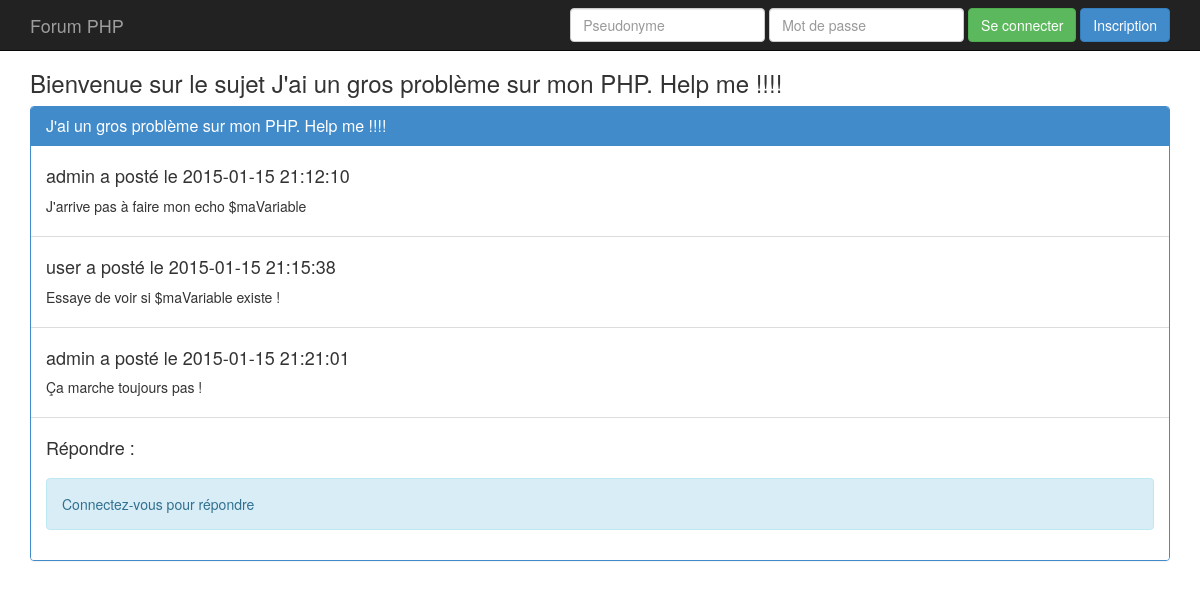
Page /sujet.php?sid=4 on the committed database.
### tables this page shows
CREATE TABLE IF NOT EXISTS `sujet` (
  `sujet_id` int(11) NOT NULL AUTO_INCREMENT,
  `categorie_id` int(11) NOT NULL,
  `utilisateur_id` int(11) NOT NULL,
  `titre` varchar(50) NOT NULL,
  `ouvert` tinyint(1) NOT NULL,
  `date_creation` datetime NOT NULL DEFAULT CURRENT_TIMESTAMP,
  `date_fermeture` datetime DEFAULT NULL,
  `premier_post` int(11) DEFAULT NULL,
  `dernier_post` int(11) DEFAULT NULL,
  PRIMARY KEY (`sujet_id`)
);

CREATE TABLE IF NOT EXISTS `post` (
  `post_id` int(11) NOT NULL AUTO_INCREMENT,
  `sujet_id` int(11) NOT NULL,
  `utilisateur_id` int(11) NOT NULL,
  `texte` text NOT NULL,
  `date_creation` datetime NOT NULL DEFAULT CURRENT_TIMESTAMP,
  PRIMARY KEY (`post_id`)
);

CREATE TABLE IF NOT EXISTS `utilisateur` (
  `utilisateur_id` int(11) NOT NULL AUTO_INCREMENT,
  `pseudo` varchar(40) NOT NULL,
  `mdp` varchar(255) NOT NULL,
  `mail` varchar(255) NOT NULL,
  `admin` tinyint(1) NOT NULL,
  `date_inscription` datetime NOT NULL DEFAULT CURRENT_TIMESTAMP,
  `nom` varchar(30) DEFAULT NULL,
  `prenom` varchar(30) DEFAULT NULL,
  `nb_posts` int(11) NOT NULL DEFAULT '0',
  PRIMARY KEY (`utilisateur_id`)
);

### connexion.php (called while the page is built, shortened)
<?php
function connect_bd()
{
	$dsn="mysql:dbname=".BASE.";host=".SERVER;
    try{
      $connexion = new PDO($dsn,USER,PASSWD);
      $connexion->exec("SET CHARACTER SET utf8");
    }
    catch(PDOException $e){
      printf("Échec de la connexion : %s\n", $e->getMessage());
      exit();
    }
    return $connexion;
}
?>

### requests.php (called while the page is built, shortened)
<?php
require("connexion.php");
class Requests {
	protected $pdo;
	public function Requests($pdo) {
		$this->pdo = $pdo;
	}
	public function getSujet($sujet_id) {
		$stmt = $this->pdo->prepare('SELECT * FROM sujet WHERE sujet_id=:sujet_id');
		$stmt->bindParam(':sujet_id', $sujet_id);
		$stmt->execute();
		return $stmt->fetchAll(PDO::FETCH_ASSOC);
	}
	public function getPostsBySubject($sujet_id) {
		$stmt = $this->pdo->prepare('
			SELECT post_id, utilisateur_id, sujet_id, date_creation, texte, pseudo FROM post
			NATURAL JOIN utilisateur
			WHERE sujet_id=:sujet_id
			ORDER BY date_creation
		');
		$stmt->bindParam(':sujet_id', $sujet_id);
		$stmt->execute();
		return $stmt->fetchAll(PDO::FETCH_ASSOC);
	}
}
$Requests = new Requests(connect_bd());

### views/sujet.php (the view, shortened to what this page needs)
<h3> Bienvenue sur le sujet <?= $sujet[0]['titre']?> </h3>
<section  class="panel panel-primary">
	<div class="panel-heading">
		<h1 class="panel-title" ><?= $sujet[0]['titre']?></h1>
	</div>
	<ul class="list-group">
		<?php foreach ($posts as $postsKey => $post): ?>
			<li class="list-group-item">
				<h4><?= $post['pseudo'] ?> a posté le <?= $post['date_creation'] ?></h4>
				<p><?= $post['texte'] ?></p>
			</li>
		<?php endforeach ?>
		<li class="list-group-item">
			<h4>Répondre :</h4>
			<?php if (isset($_SESSION['utilisateur_id'])): ?>
				<form  name="formPost" action="" method="POST" onsubmit="return verifForm()">
					<div class="row">
						<div class="form-group col-lg-8 col-md-8">
							<textarea class="form-control"  id="idtexte" name="texte" rows="4" cols="50" maxlength="1000" title="Description de la catégorie"></textarea><br>
						</div>
					</div>
					<input class="btn btn-default" type="submit" value="Valider">
					<input class="btn btn-default" type="reset" value="Reinitialiser"/>
				</form>
			<?php else: ?>
				<p class="alert alert-info">Connectez-vous pour répondre</p>
			<?php endif ?>
		</li>
	</ul>
</section>

### rows in the picture
sujet: titre "J'ai un gros problème sur mon PHP. Help me !!!!"
post: utilisateur.pseudo "admin", date_creation "2015-01-15 21:12:10", texte "J'arrive pas à faire mon echo $maVariable"
post: utilisateur.pseudo "user", date_creation "2015-01-15 21:15:38", texte "Essaye de voir si $maVariable existe !"
post: utilisateur.pseudo "admin", date_creation "2015-01-15 21:21:01", texte "Ça marche toujours pas !"
